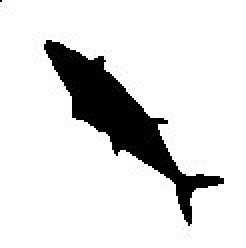
#> input picture - Imagens/Fish (1).jpg, 123 x 124 px, found by its file name (shown 2 times larger)
$ jupyter execute Momentos_de_Hu.ipynb
#> lines starting #> are read from the running program, lines starting #| are printed output that depends on the picture; after the words box and inside, x2 and y2 are one past the last pixel; in counts of white or black regions, pixels touching at a corner belong together; long printed decimals are rounded
[cell 1]
#Import das Libs
import matplotlib as mpl
import numpy as np
import math
import cv2 as cv
from matplotlib import pyplot as plot

[cell 2]
#Realiza-se o Upload da Imagem para o Google Colab.
img_bin = cv.imread('/content/Fish (1).jpg',0)
#> img_bin is the input picture: shape (124, 123); min 0, max 255, mean 222.1

[cell 3]
#Visualização da Imagem
plot.imshow(img_bin,cmap='gray')
plot.show()

[cell 4]
#Binarização da Imagem
img_bin = cv.threshold(img_bin, 0, 255, cv.THRESH_OTSU)[1]
#> img_bin: shape (124, 123); 87.1% white; 2 black regions (1 under 20 px), largest, box (x1, y1, x2, y2) and area: (22, 20, 112, 113) 1964

[cell 5]
#Transformação em Negativo
img_bin = img_bin.max()-img_bin
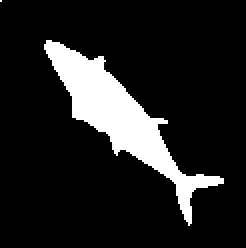
#> img_bin: shape (124, 123) (shown 2 times larger); 12.9% white; 2 white regions (1 under 20 px), largest, box (x1, y1, x2, y2) and area: (22, 20, 112, 113) 1964
plot.imshow(img_bin, cmap = 'gray')

[cell 6]
#Coleta dos Momentos Centrais
M = cv.moments(img_bin)
#> M = moments, m00 501075, centre m10/m00, m01/m00 = (60.13, 58.87)
print(M)
#> (printed output is left out)

[cell 7]
#Descobre-se o Centroide do objeto
cx = int(M['m10']/M['m00'])
#> cx = 60
cy = int(M['m01']/M['m00'])
#> cy = 58
print(cx,cy)
#| 60 58

[cell 8]
#Em seguida, descobre-se a orientação do Objeto
lamb = np.sqrt( (M['mu20']-M['mu02'])**2 + 4*M['mu11']**2 )
#> lamb = 380906313.5
tan_theta = (M['mu02']-M['mu20'] - 2*M['mu11'] + lamb) / (M['mu02']-M['mu20'] + 2*M['mu11'] - lamb)
#> tan_theta = 1.02
theta = math.pi-math.atan(tan_theta)
#> theta = 2.35
ang=theta/math.pi*180.0
#> ang = 134.4
if(ang>180): ang=ang-180

[cell 9]
#Exibição dos Resultados (Ângulo do Objeto)
plot.imshow(img_bin, cmap = 'gray')
print('Angulo de orientação do objeto =',ang)
#| Angulo de orientação do objeto = 134.429

[cell 10]
#Descobrindo os Momentos de Hu da Imagem

[cell 11]
#Supressão dos números em notação científica
np.set_printoptions(suppress=True)

[cell 12]
# Calcula Momentos de Hu
momHu = cv.HuMoments(M)
#> momHu = [0.00169, 2.3e-06, 3.88e-10, 4.15e-10, 1.67e-19, 6.29e-13, -8.81e-22]

[cell 13]
#Aplica transformação de Log ara deixar todos os valores na mesma escala (range)
momHuT = -np.sign(momHu)*np.log10(np.abs(momHu))
#> momHuT = [2.77, 5.64, 9.41, 9.38, 18.78, 12.2, -21.06]

[cell 14]
#Exibe-se os Momentos de Hu
print(momHuT)
#| [[  2.773]
#|  [  5.638 ]
#|  [  9.412 ]
#|  [  9.382]
#|  [ 18.778]
#|  [ 12.201]
#|  [-21.055  ]]
